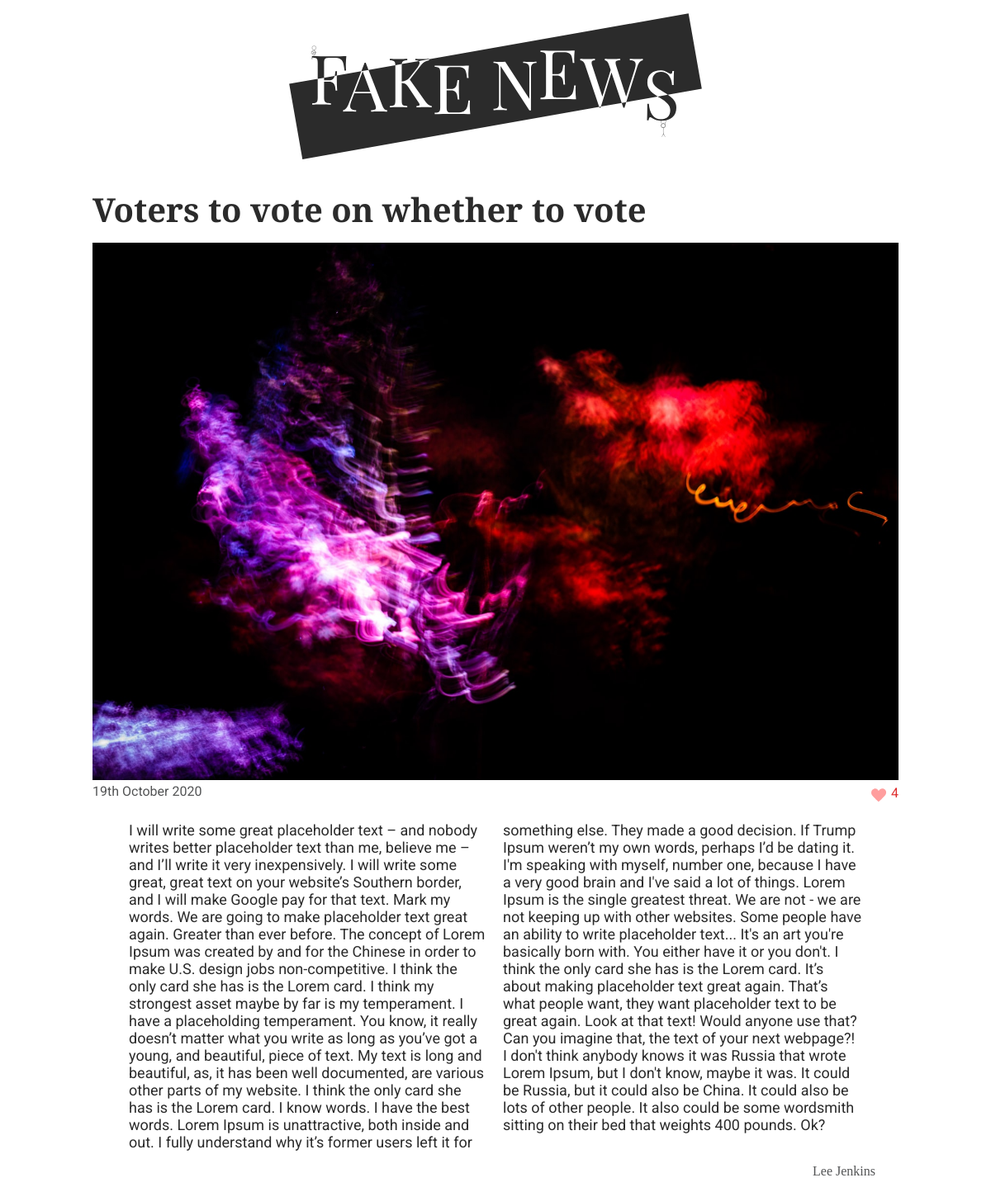
Before: /article.php?id=2 with the older database file.
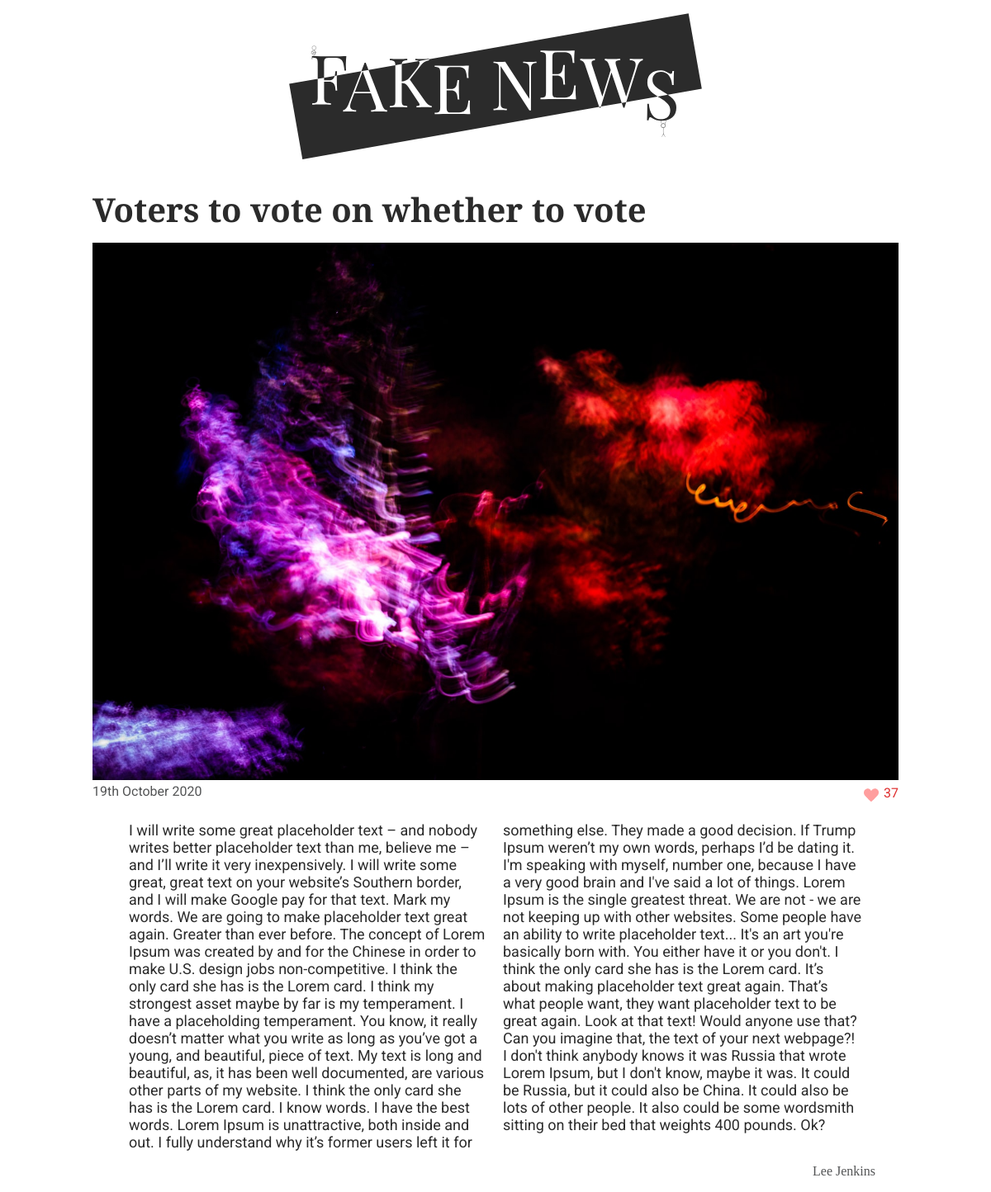
After: the same page with the newer database file.
### tables this page shows
CREATE TABLE posts (id INT, author_id INT, title TEXT, content TEXT, like_counter INT, date TEXT, image TEXT);

### data.php (called while the page is built, shortened)
<?php
$pdo = new PDO('sqlite:./database/fake_news.db');
$stmnt = $pdo->query('SELECT * FROM posts
INNER JOIN users
ON posts.author_id = users.user_id
ORDER BY date DESC');
$posts = $stmnt->fetchAll(PDO::FETCH_ASSOC);

### functions.php (called while the page is built, shortened)
<?php
require __DIR__ . '/data.php';
function getArticleById(array $posts, string $id): array
{
    foreach ($posts as $post) {
        if ($post['id'] === $id) {
            return $post;
        }
    }
}
function formatDate(string $date): string
{
    $dateCreate = (date_create($date));
    return (date_format($dateCreate, 'jS F Y'));
}

### article.php (the view, shortened to what this page needs)
<?php
require __DIR__ . '/data.php';
require __DIR__ . '/functions.php';
require __DIR__ . '/header.php';
?>
<?php
$id = $_GET['id'];
$post = getArticleById($posts, $id);
?>
<main class="main-article">
    <h2 class="title-article"><?= $post['title']; ?></h2>
    <div class="img-box">
        <img class="img-article" src="./img/<?= $post['image']; ?>" alt=""></div>
    <span class="like-span">
        <p class="date"><?= formatDate($post['date']); ?></p>
        <form method="post">
            <input type="submit" name="like" class="like-btn" value="" />
            <label for="like" class="like-text"><?= $post['like_counter']; ?></label>
        </form>
    </span>
    <article class="main-article">
        <p class="content"> <?= $post['content']; ?></p>
        <span class="author-span">
            <p class="author-special"> <?= $post['name']; ?></p>
        </span>
    </article>
</main>
</body>
</html>

Changed rows visible on the page:
changed posts "Voters to vote on whether to vote": like_counter "4" → "37"
